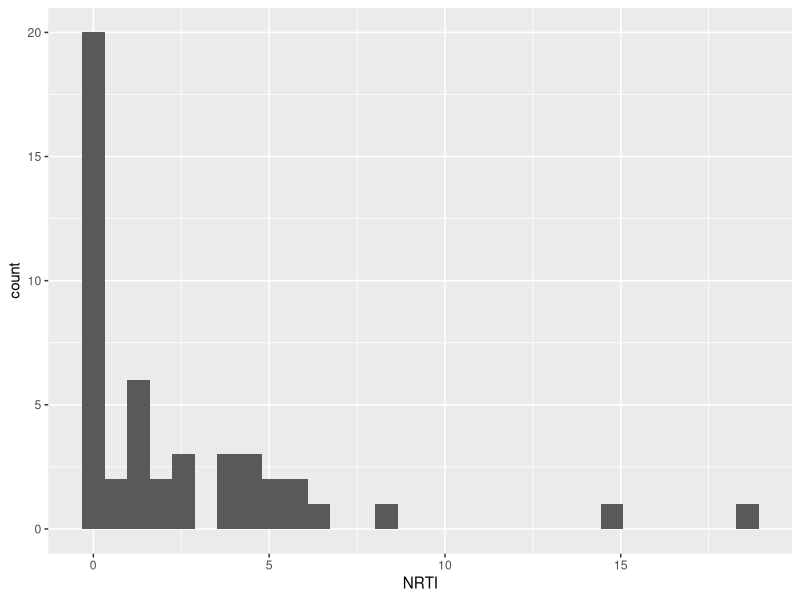
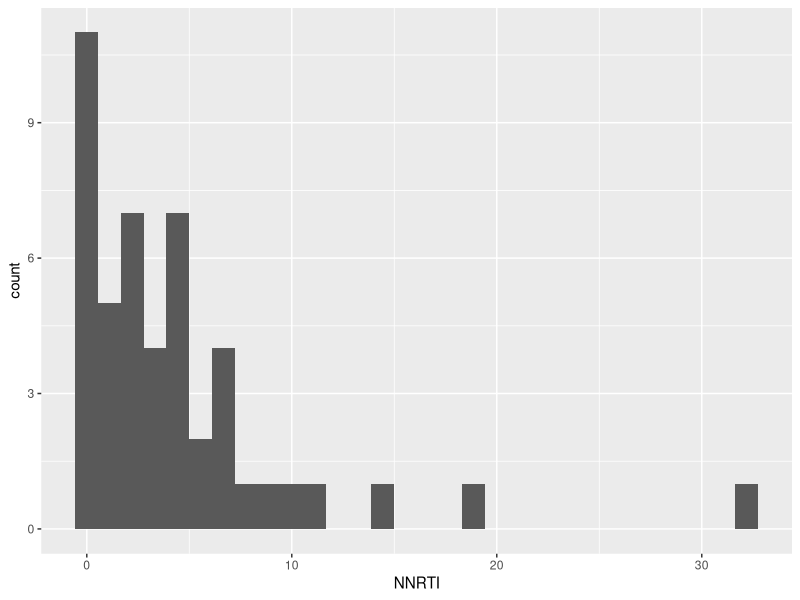

These figures' R source, in order: (Note: this script raises an error after producing the figures.)
## ---- chunk 1
library(tidyverse)
library(ggplot2)
resistance_data <- read.csv("../data/raw/raw_data(data).csv")
palma_Ratios <- read.csv("../data/raw/palma_ratios(Ratios).csv")
## ---- chunk 2
#Averages multi-year studies and removes all studies that spanned 3 or more years
resistance <- resistance_data %>%
  #All Period values are in one of two forms: 20NN (single-year) or 20NN-20NN (multi-year form) where N is some single-digit number.
  filter(Num.People > 40) %>%
  mutate(
    Period = case_when(
      #Selectively excludes single year studies from the main if branch, which we know to have a string length of 4 always.
      str_length(Period) == 9 ~ {
        #Since all multi-year form follow the established pattern, str_sub breaks the string into the starting year (characters 1 through 4) and ending year (characters 6 - 9). These strings are stored to respective variables and turned into numeric values for calculation.
        start_year <- str_sub(Period, 1, 4) %>% as.numeric()
        end_year   <- as.numeric(str_sub(Period, 6, 9)) %>% as.numeric()
        #Calculates the duration (E_Y - S_Y) of the study and then uses case_when to assign NA to all periods with duration longer than 2 years and averages all other multi-year studies (decimals are truncated).
        case_when(
          (end_year - start_year) > 2  ~ NA,
          #Note: The averaged period is transformed back to character so select() can function.
          TRUE ~ as.character(floor((start_year + end_year) / 2))
        )
      },
      #Single-Year studies (those with string length 4) are kept the same.
    TRUE ~ Period
    ) 
  )
resistance <- resistance %>%
  #Filters out all studies longer than 2 years in duration.
  filter(is.na(Period) == FALSE) %>%
  #Selects only the columns used for analysis.
  mutate(
    Num.People = as.numeric(Num.People),
    NRTI = as.numeric(NRTI),
    NNRTI = as.numeric(NNRTI)
  )
#Reverts the percentage into the raw count data of those with resistance to NRTI/NNRTI
resistance <- resistance %>%
  mutate(
    Num.NRTI = round((NRTI / 100) * Num.People),
    Num.NNRTI = round((NNRTI / 100) * Num.People),
  )
#Turns all data types back into characters for filtering purposes
resistance <- resistance %>%
  mutate(
    NRTI = as.character(NRTI),
    NNRTI = as.character(NNRTI),
    Num.People = as.character(Num.People),
    Num.NRTI = as.character(Num.NRTI),
    Num.NNRTI = as.character(Num.NNRTI)
  ) %>%
  select(Countries, Period, NRTI, NNRTI, Num.People, Num.NRTI, Num.NNRTI)


#Removes all studies who have participants from a multitude of Countries since it is impossible to isolate each participant to their respective country for anonmity reasons and sake of time.
resistance <- resistance %>%
  #Str_Squish removes all whitespace between the countries' names. (There appears to be some unknown character between words in the strings)
  mutate(Countries = str_squish(Countries)) %>%
  filter(!Countries %in% c("Belgium Luxembourg",
                           "4 countries",
                           "Botswana South Africa",
                           "Guinea Senegal",
                           "5 countries",
                           "Kenya Uganda")) %>%
#Cleaning up names to align with Palma Ratios Table (for later)
  mutate(Countries = case_when(Countries == "Russian Federation" ~ "Russia",
                              Countries == "US" ~ "United States",
                              Countries == "Viet Nam" ~ "Vietnam",
                              TRUE ~ Countries)
  )
View(resistance)
## ---- chunk 3
#Summarizing studies by Year & their respective Country. Then, palma Ratio columns are re-named so they can be joined with country_resistance. Period turned to character type to work with join().
country_resistance <- resistance %>%
  group_by(Countries, Period) %>%
  mutate(
    Num.NRTI = as.numeric(Num.NRTI),
    Num.NNRTI = as.numeric(Num.NNRTI),
    Num.People = as.numeric(Num.People)
  ) %>%
  summarise(
    mean_Num.NRTI = floor(mean(Num.NRTI)),
    mean_Num.NNRTI = floor(mean(Num.NNRTI)),
    mean_people = floor(mean(Num.People))
  )
palma_Ratios <- palma_Ratios %>%
  rename(Countries = Entity, Period = Year) %>%
  mutate(Period = as.character(Period))

## ---- chunk 4
#Palma_ratios Period column is changed into a character so it can join with country resistance
#Joins only the desired column (palma ratio values) to corresponding Country & Years. All NAs are removed.
country_resistance <- country_resistance %>%
  left_join(
    palma_Ratios %>% select(Countries, Period, Palma.ratio..Pretax...Estimated.),
    by = c("Countries", "Period")
  )
country_resistance <- country_resistance %>%
    filter(!is.na(Palma.ratio..Pretax...Estimated.))
 #Error in Data Entry---Mexico's Palma Ratio in 2010 was roughly 2.79 and not 20.79 per further research so it is fixed.
country_resistance$Palma.ratio..Pretax...Estimated.[18] <- 2.796667
## ---- chunk 5
#Turns NRTI and NNRTI into numeric variables for prelim analysis.
#Make histo showing NRTI resistance
resistance <- resistance %>%
  mutate(
    NRTI = as.numeric(NRTI),
    NNRTI = as.numeric(NNRTI)
  )

resistance %>%
  ggplot(aes(x = NRTI)) +
  geom_histogram()


resistance %>%
  ggplot(aes(x = NNRTI)) +
  geom_histogram()

output_dir <- "../data/processed/"
full_path_country <- paste0(output_dir,"Country_Avg_Resistance.csv" )
full_path_total <- paste0(output_dir,"Total_Resistance.csv" )
write.csv(country_resistance, file = full_path_country, row.names = FALSE) 
write.csv(resistance, file = full_path_total, row.names = FALSE)
